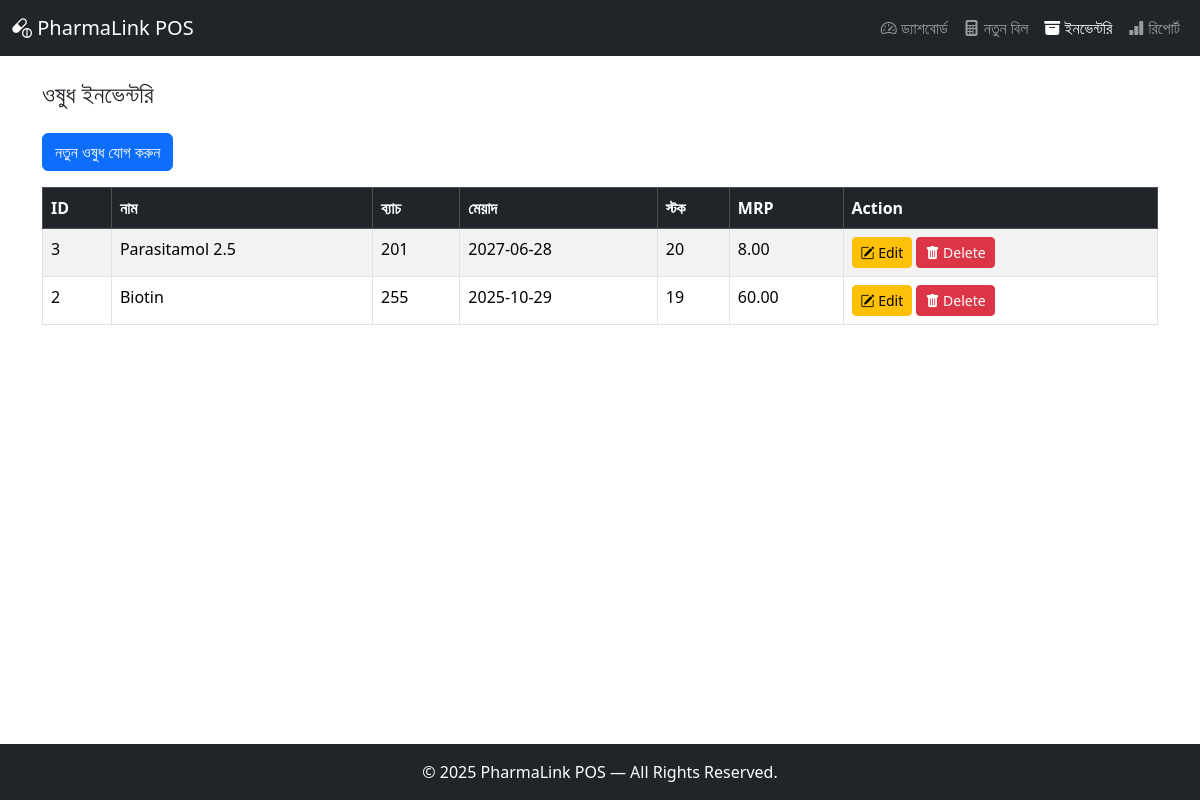
The page /inventory.php on the database its author committed.
### tables this page shows
CREATE TABLE `medicines` (
  `id` int(11) NOT NULL,
  `name` varchar(255) NOT NULL,
  `batch_no` varchar(100) DEFAULT NULL,
  `expiry_date` date DEFAULT NULL,
  `stock_quantity` int(11) NOT NULL DEFAULT 0,
  `mrp` decimal(10,2) NOT NULL,
  `cost_price` decimal(10,2) DEFAULT 0.00
);

### inventory.php (the view, shortened to what this page needs)
<?php
include 'includes/header.php';
include 'config/db_connect.php';
?>
<div class="container mt-4">
    <h4 class="mb-4">ওষুধ ইনভেন্টরি</h4>
    <button class="btn btn-primary mb-3" data-bs-toggle="modal" data-bs-target="#addMedicineModal">
        নতুন ওষুধ যোগ করুন
    </button>
    <div class="table-responsive">
        <table class="table table-bordered table-striped" id="medicineTable">
            <thead class="table-dark">
                <tr>
                    <th>ID</th>
                    <th>নাম</th>
                    <th>ব্যাচ</th>
                    <th>মেয়াদ</th>
                    <th>স্টক</th>
                    <th>MRP</th>
                    <th>Action</th>
                </tr>
            </thead>
            <tbody id="medicineTableBody">
    <?php
    $sql = "SELECT id, name, batch_no, expiry_date, stock_quantity, mrp FROM medicines ORDER BY id DESC";
    $result = $conn->query($sql);
    if ($result->num_rows > 0) {
        while ($row = $result->fetch_assoc()) {
            $name = htmlspecialchars($row['name']);
            $batch_no = htmlspecialchars($row['batch_no']);
            $low_stock_class = $row['stock_quantity'] < 10 ? 'table-danger' : '';
            echo "<tr class='{$low_stock_class}'>
                    <td>{$row['id']}</td>
                    <td>{$name}</td>
                    <td>{$batch_no}</td>
                    <td>{$row['expiry_date']}</td>
                    <td>{$row['stock_quantity']}</td>
                    <td>{$row['mrp']}</td>
                    <td>
                        <button class='btn btn-sm btn-warning editBtn' data-id='{$row['id']}' data-bs-toggle='modal' data-bs-target='#editMedicineModal'>
                            <i class='bi bi-pencil-square'></i> Edit
                        </button>
                        <button class='btn btn-sm btn-danger deleteBtn' data-id='{$row['id']}'>
                            <i class='bi bi-trash-fill'></i> Delete
                        </button>
                    </td>
                </tr>";
        }
    } else {
        echo "<tr><td colspan='7' class='text-center'>কোনো তথ্য পাওয়া যায়নি।</td></tr>";
    }
    ?>
</tbody>
        </table>
    </div>
</div>
<?php include 'includes/footer.php'; ?>

### includes/header.php (shortened to what this page needs)
<!DOCTYPE html>
<html lang="bn"> <head>
    <link href="https://cdn.jsdelivr.net/npm/bootstrap@5.3.3/dist/css/bootstrap.min.css" rel="stylesheet">
    <link rel="stylesheet" href="https://cdn.jsdelivr.net/npm/bootstrap-icons@1.11.3/font/bootstrap-icons.min.css">
    <link rel="stylesheet" href="https://code.jquery.com/ui/1.13.3/themes/base/jquery-ui.css">
    <link rel="stylesheet" href="assets/css/style.css">
</head>
<body>
    <nav class="navbar navbar-expand-lg navbar-dark bg-dark sticky-top">
        <div class="container-fluid">
            <a class="navbar-brand" href="index.php">
                <i class="bi bi-capsule-pill"></i> PharmaLink POS
            </a>
            <div class="collapse navbar-collapse" id="navbarNav">
                <ul class="navbar-nav ms-auto">
                    <li class="nav-item">
                        <a class="nav-link" href="index.php"><i class="bi bi-speedometer2"></i> ড্যাশবোর্ড</a>
                    </li>
                    <li class="nav-item">
                        <a class="nav-link" href="billing.php"><i class="bi bi-calculator-fill"></i> নতুন বিল</a>
                    </li>
                    <li class="nav-item">
                        <a class="nav-link active" aria-current="page" href="inventory.php"><i class="bi bi-archive-fill"></i> ইনভেন্টরি</a>
                    </li>
                    <li class="nav-item">
                        <a class="nav-link" href="reports.php"><i class="bi bi-bar-chart-fill"></i> রিপোর্ট</a>
                    </li>
                    </ul>
            </div>
        </div>
    </nav>
    <main class="container-fluid mt-4">

### includes/footer.php (shortened to what this page needs)
    </main>
    <footer class="bg-dark text-white text-center p-3 mt-5 fixed-bottom">
        <p class="mb-0">© <?php echo date('Y'); ?> PharmaLink POS — All Rights Reserved.</p>
    </footer>
</body>
</html>

### rows shown on the page
medicines: id "3", name "Parasitamol 2.5", batch_no "201", expiry_date "2027-06-28", stock_quantity "20", mrp "8.00"
medicines: id "2", name "Biotin", batch_no "255", expiry_date "2025-10-29", stock_quantity "19", mrp "60.00"
